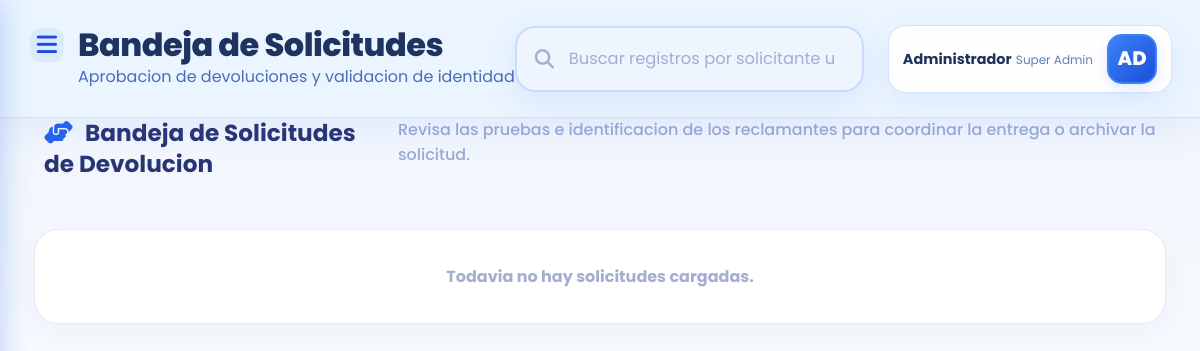
Page /panel_admin/admin_solicitudes.php on the earlier database version.
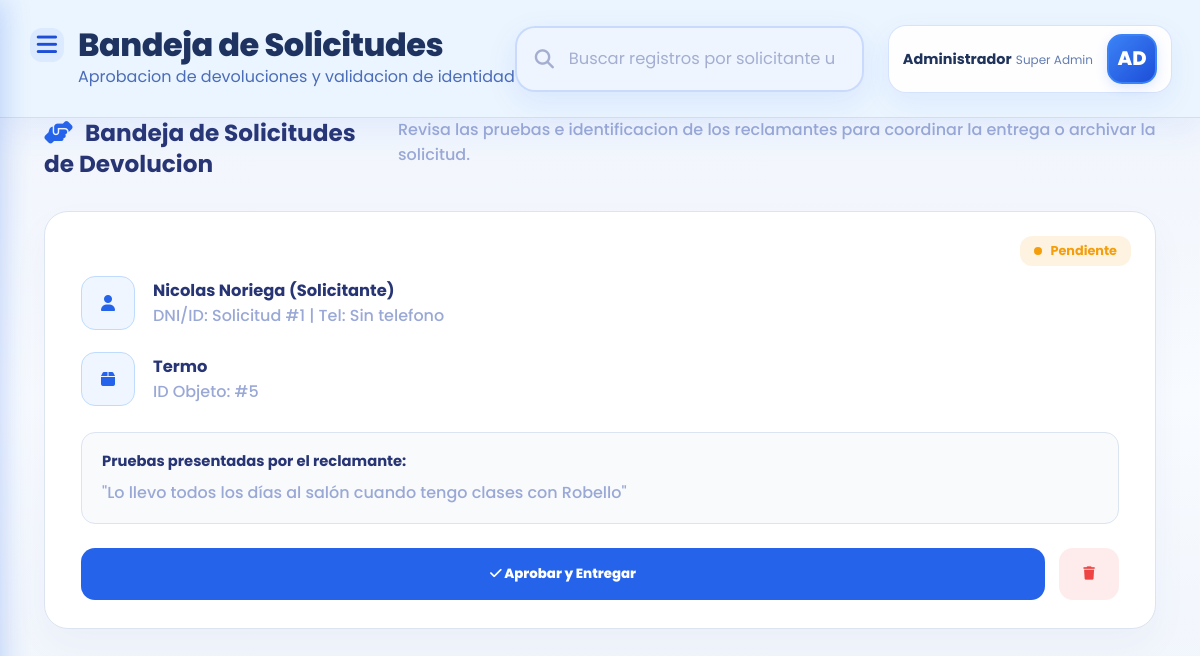
Same page on the later database version.
### tables this page shows
CREATE TABLE `solicitud` (
  `id_solicitud` int(11) NOT NULL,
  `id_solicitante` int(11) NOT NULL,
  `id_objeto` int(11) NOT NULL,
  `id_estado_solicitud` int(11) NOT NULL,
  `id_administrador` int(11) NOT NULL,
  `fecha_solicitud` date NOT NULL,
  `descripcion_propiedad` text NOT NULL,
  `fecha_resolucion` date DEFAULT NULL,
  `observaciones` text DEFAULT NULL
);

CREATE TABLE `estado_solicitud` (
  `id_estado_solicitud` int(11) NOT NULL,
  `nombre` varchar(30) NOT NULL,
  `descripcion` varchar(150) NOT NULL
);

CREATE TABLE `solicitante` (
  `id_solicitante` int(11) NOT NULL,
  `nombre` varchar(50) NOT NULL,
  `apellido` varchar(50) NOT NULL,
  `curso` varchar(20) NOT NULL,
  `division` varchar(10) NOT NULL,
  `email` varchar(100) NOT NULL,
  `telefono` varchar(20) DEFAULT NULL
);

CREATE TABLE `objeto` (
  `id_objeto` int(11) NOT NULL,
  `id_categoria` int(11) NOT NULL,
  `id_ubicacion` int(11) NOT NULL,
  `id_estado_objeto` int(11) NOT NULL,
  `id_administrador` int(11) NOT NULL,
  `nombre` varchar(100) NOT NULL,
  `descripcion` text NOT NULL,
  `color` varchar(50) DEFAULT NULL,
  `marca` varchar(50) DEFAULT NULL,
  `fecha_encontrado` date NOT NULL,
  `fecha_registro` date NOT NULL,
  `foto` varchar(255) DEFAULT NULL,
  `observaciones` text DEFAULT NULL
);

### panel_admin/admin_solicitudes.php (the view, shortened to what the changed rows need)
<?php
$solicitudes = [];
try {
    $conexionObjeto = new Conexion();
    $db = $conexionObjeto->conectar();
    $sql = "SELECT
                s.id_solicitud,
                s.fecha_solicitud,
                s.descripcion_propiedad,
                s.observaciones,
                sol.nombre AS solicitante_nombre,
                sol.apellido AS solicitante_apellido,
                sol.telefono,
                o.id_objeto,
                o.nombre AS objeto_nombre,
                es.nombre AS estado_solicitud
            FROM solicitud s
            INNER JOIN solicitante sol ON s.id_solicitante = sol.id_solicitante
            INNER JOIN objeto o ON s.id_objeto = o.id_objeto
            INNER JOIN estado_solicitud es ON s.id_estado_solicitud = es.id_estado_solicitud
            WHERE LOWER(es.nombre) LIKE '%pendiente%'
            ORDER BY s.fecha_solicitud DESC, s.id_solicitud DESC";
    $solicitudes = $db->query($sql)->fetchAll(PDO::FETCH_ASSOC);
} catch (Exception $e) {
    $error = $e->getMessage();
}
?>
<!DOCTYPE html>
<html lang="es">
<head>
    <link rel="stylesheet" href="https://cdnjs.cloudflare.com/ajax/libs/font-awesome/6.4.0/css/all.min.css">
    <link rel="stylesheet" href="../css/admin/panel-admin-estilo.css">
</head>
<body>
    <div class="dashboard-container">
        <main class="main-content">
            <section class="requests-intro">
                <h2><i class="fa-solid fa-handshake-angle"></i>Bandeja de Solicitudes de Devolucion</h2>
            </section>
            <?php if (empty($solicitudes)): ?>
                <div class="admin-page">
                    <div class="empty-state">Todavia no hay solicitudes cargadas.</div>
                </div>
            <?php else: ?>
                <section class="request-card-grid" id="request-grid">
                    <?php foreach ($solicitudes as $solicitud): ?>
                        <?php
                            $nombreCompleto = trim($solicitud['solicitante_nombre'] . ' ' . $solicitud['solicitante_apellido']);
                            $busqueda = strtolower($nombreCompleto . ' ' . $solicitud['objeto_nombre'] . ' ' . $solicitud['estado_solicitud']);
                        ?>
                            <article class="match-card" data-search="<?php echo htmlspecialchars($busqueda); ?>" data-id="<?php echo htmlspecialchars($solicitud['id_solicitud']); ?>">
                            <span class="status-badge reclamado match-badge">
                                <span class="status-dot"></span>
                                <?php echo htmlspecialchars($solicitud['estado_solicitud']); ?>
                            </span>
                            <div class="match-node">
                                <div class="match-node-icon"><i class="fa-solid fa-user"></i></div>
                                <div class="match-node-details">
                                    <h5><?php echo htmlspecialchars($nombreCompleto); ?> (Solicitante)</h5>
                                    <p>DNI/ID: Solicitud #<?php echo htmlspecialchars($solicitud['id_solicitud']); ?> | Tel: <?php echo htmlspecialchars($solicitud['telefono'] ?: 'Sin telefono'); ?></p>
                                </div>
                            </div>
                            <div class="match-node">
                                <div class="match-node-icon"><i class="fa-solid fa-box"></i></div>
                                <div class="match-node-details">
                                    <h5><?php echo htmlspecialchars($solicitud['objeto_nombre']); ?></h5>
                                    <p>ID Objeto: #<?php echo htmlspecialchars($solicitud['id_objeto']); ?></p>
                                </div>
                            </div>
                            <div class="match-proof-box">
                                <h6>Pruebas presentadas por el reclamante:</h6>
                                <p>"<?php echo htmlspecialchars($solicitud['descripcion_propiedad']); ?>"</p>
                            </div>
                            <div class="match-actions-row">
                                <button type="button" class="btn-confirm-delivery"><i class="fa-solid fa-check"></i> Aprobar y Entregar</button>
                                <button type="button" class="btn-reject-delivery" aria-label="Eliminar solicitud"><i class="fa-solid fa-trash"></i></button>
                            </div>
                        </article>
                    <?php endforeach; ?>
                </section>
            <?php endif; ?>
        </main>
    </div>
</body>
</html>

Differences in the rows shown:
added solicitud: id_estado_solicitud.nombre "Pendiente", id_solicitante.apellido "Nicolas Noriega", id_solicitud "1", id_solicitante.telefono "Sin telefono", id_objeto.nombre "Termo", id_objeto.id_objeto "5", descripcion_propiedad "Lo llevo todos los días al salón cuando tengo clases con Robello"
Other differences:
text no longer shown: "Todavia no hay solicitudes cargadas."
